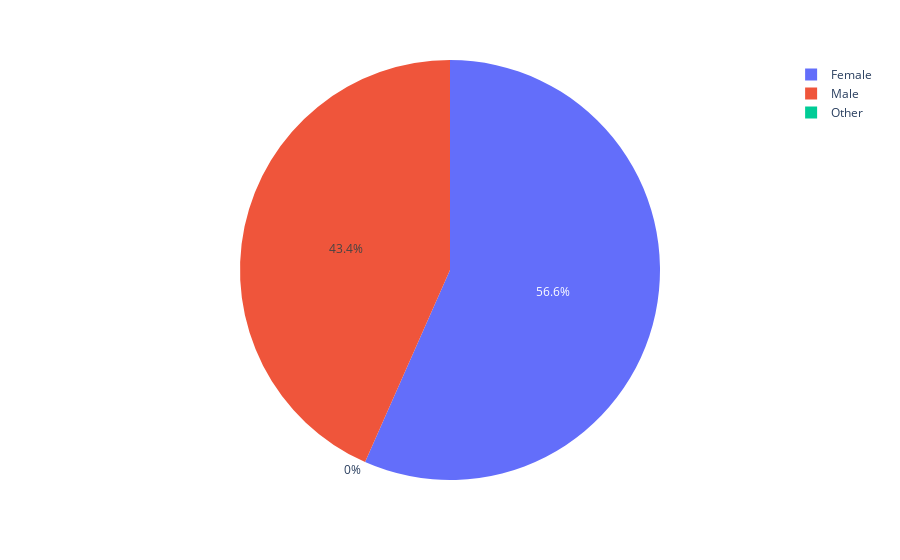

The notebook cell saved with this chart:
### Code cell
px.pie(heart_stroke, values='stroke', names="gender")

### Figure 1 — Plotly figure (JSON) as saved in the notebook; plotly's stock layout.template omitted (floating-point values rounded to 4 significant figures; data arrays with more than 128 entries replaced by an {"elided": "..."} marker saying what was removed)
{"data": [{"domain": {"x": [0, 1], "y": [0, 1]}, "hovertemplate": "gender=%{label}<br>stroke=%{value}<extra></extra>", "labels": {"elided": "5110 str values"}, "legendgroup": "", "name": "", "showlegend": true, "type": "pie", "values": {"elided": "5110 int values"}}], "layout": {"legend": {"tracegroupgap": 0}, "margin": {"t": 60}}}
